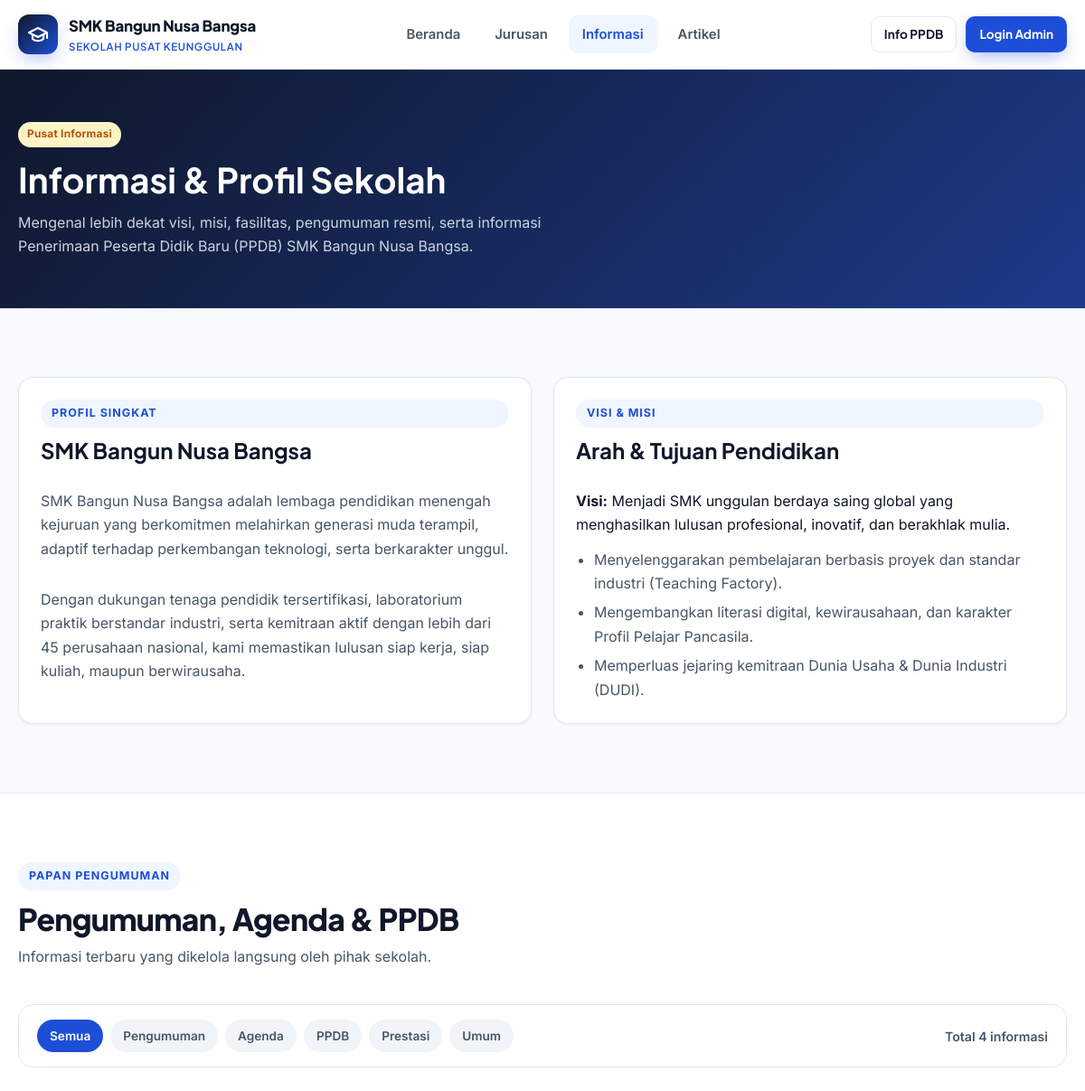
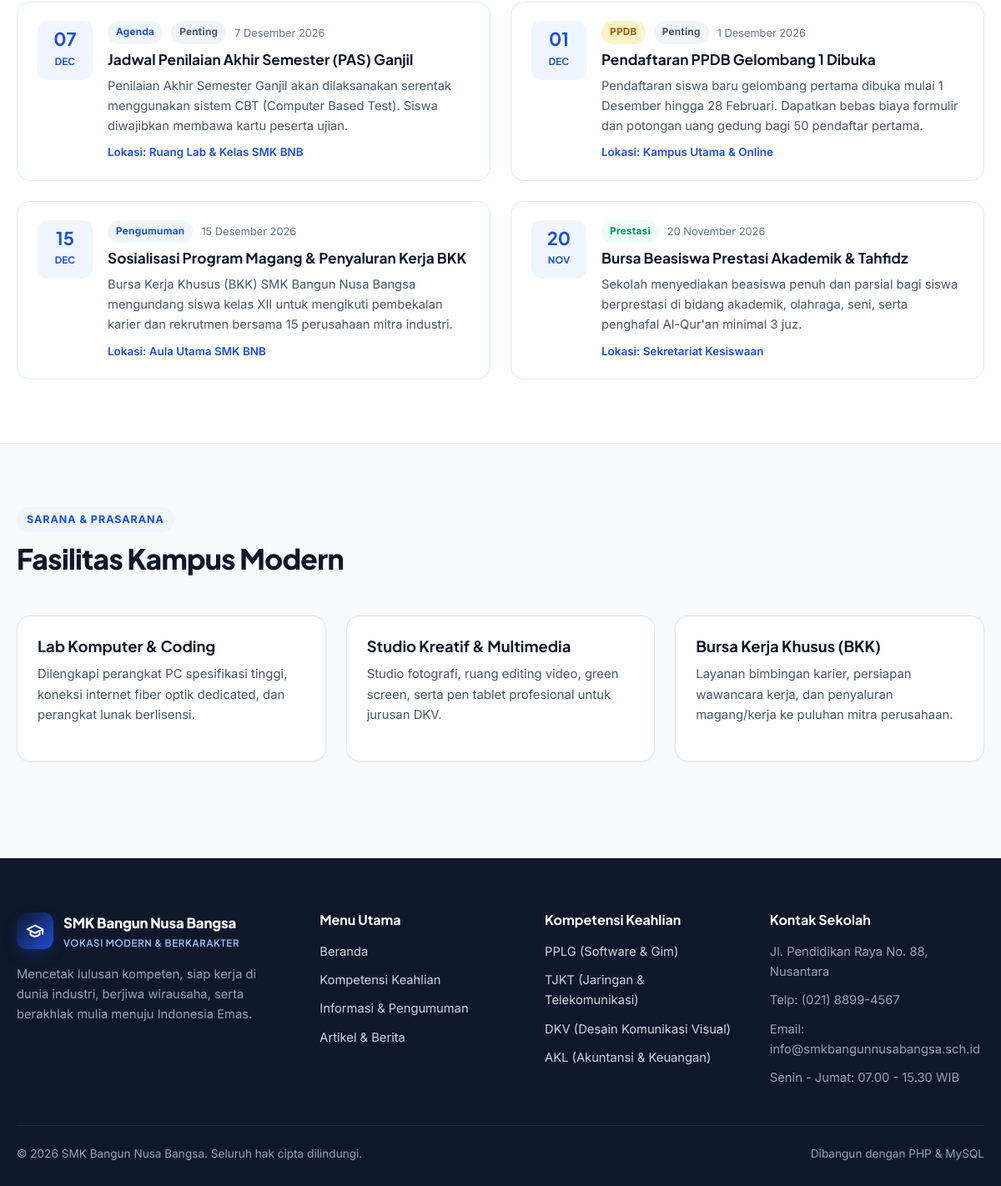
The app's page /informasi.php with its own data (2 pictures, top to bottom).
### tables this page shows
CREATE TABLE IF NOT EXISTS `informasi` (
  `id` INT AUTO_INCREMENT PRIMARY KEY,
  `judul` VARCHAR(180) NOT NULL,
  `kategori` ENUM('Pengumuman', 'Agenda', 'PPDB', 'Prestasi', 'Umum') DEFAULT 'Pengumuman',
  `isi` TEXT NOT NULL,
  `tanggal_mulai` DATE DEFAULT NULL,
  `lokasi` VARCHAR(150) DEFAULT NULL,
  `is_pinned` TINYINT(1) DEFAULT 0,
  `created_at` TIMESTAMP DEFAULT CURRENT_TIMESTAMP,
  `updated_at` TIMESTAMP DEFAULT CURRENT_TIMESTAMP ON UPDATE CURRENT_TIMESTAMP
);

### includes/functions.php (called while the page is built, shortened)
<?php
function e(?string $str): string
{
    return htmlspecialchars((string) $str, ENT_QUOTES, 'UTF-8');
}
function url(string $path = ''): string
{
    $path = ltrim($path, '/');
    return BASE_URL . ($path !== '' ? '/' . $path : '/');
}
function formatTanggal(?string $dateStr): string
{
    $bulan = [
        1 => 'Januari', 'Februari', 'Maret', 'April', 'Mei', 'Juni',
        'Juli', 'Agustus', 'September', 'Oktober', 'November', 'Desember'
    ];
    $ts = strtotime($dateStr);
    $d = date('j', $ts);
    $m = $bulan[(int) date('n', $ts)] ?? date('M', $ts);
    $y = date('Y', $ts);
    return "$d $m $y";
}

### informasi.php (the view, shortened to what this page needs)
<?php
require_once __DIR__ . '/includes/functions.php';
$pdo = getDB();
$kat = trim($_GET['kategori'] ?? '');
$allowedKat = ['Pengumuman', 'Agenda', 'PPDB', 'Prestasi', 'Umum'];
if ($kat !== '' && in_array($kat, $allowedKat, true)) {
    $stmt = $pdo->prepare("SELECT * FROM informasi WHERE kategori = :kat ORDER BY is_pinned DESC, tanggal_mulai DESC, id DESC");
    $stmt->execute([':kat' => $kat]);
    $infoList = $stmt->fetchAll();
} else {
    $kat = '';
    $infoList = $pdo->query("SELECT * FROM informasi ORDER BY is_pinned DESC, tanggal_mulai DESC, id DESC")->fetchAll();
}
include __DIR__ . '/includes/header.php';
?>
<section class="page-banner">
    <div class="container">
        <span class="badge badge-amber" style="margin-bottom:12px;">Pusat Informasi</span>
        <h1>Informasi &amp; Profil Sekolah</h1>
        <p>Mengenal lebih dekat visi, misi, fasilitas, pengumuman resmi, serta informasi Penerimaan Peserta Didik Baru (PPDB) SMK Bangun Nusa Bangsa.</p>
    </div>
</section>
<section class="section">
    <div class="container">
        <div class="grid-2" style="align-items:stretch;">
            <div class="card">
                <div class="card-body">
                    <span class="section-eyebrow">Profil Singkat</span>
                    <h2 style="font-size:1.5rem;margin-bottom:12px;">SMK Bangun Nusa Bangsa</h2>
                    <p style="color:var(--text-muted);margin-bottom:14px;">
                        SMK Bangun Nusa Bangsa adalah lembaga pendidikan menengah kejuruan yang berkomitmen melahirkan generasi muda terampil, adaptif terhadap perkembangan teknologi, serta berkarakter unggul.
                    </p>
                    <p style="color:var(--text-muted);margin-bottom:0;">
                        Dengan dukungan tenaga pendidik tersertifikasi, laboratorium praktik berstandar industri, serta kemitraan aktif dengan lebih dari 45 perusahaan nasional, kami memastikan lulusan siap kerja, siap kuliah, maupun berwirausaha.
                    </p>
                </div>
            </div>
            <div class="card">
                <div class="card-body">
                    <span class="section-eyebrow">Visi &amp; Misi</span>
                    <h2 style="font-size:1.5rem;margin-bottom:12px;">Arah &amp; Tujuan Pendidikan</h2>
                    <p style="margin-bottom:12px;"><strong>Visi:</strong> Menjadi SMK unggulan berdaya saing global yang menghasilkan lulusan profesional, inovatif, dan berakhlak mulia.</p>
                    <ul style="margin:0;padding-left:20px;color:var(--text-muted);display:grid;gap:6px;">
                        <li>Menyelenggarakan pembelajaran berbasis proyek dan standar industri (Teaching Factory).</li>
                        <li>Mengembangkan literasi digital, kewirausahaan, dan karakter Profil Pelajar Pancasila.</li>
                        <li>Memperluas jejaring kemitraan Dunia Usaha &amp; Dunia Industri (DUDI).</li>
                    </ul>
                </div>
            </div>
        </div>
    </div>
</section>
<section class="section section-alt" id="ppdb">
    <div class="container">
        <div class="section-header">
            <div>
                <span class="section-eyebrow">Papan Pengumuman</span>
                <h2>Pengumuman, Agenda &amp; PPDB</h2>
                <p>Informasi terbaru yang dikelola langsung oleh pihak sekolah.</p>
            </div>
        </div>
        <div class="filter-bar">
            <div class="pill-tabs">
                <a href="<?= e(url('informasi.php#ppdb')) ?>" class="pill-tab <?= $kat === '' ? 'active' : '' ?>">Semua</a>
                <?php foreach ($allowedKat as $item): ?>
                    <a href="<?= e(url('informasi.php?kategori=' . urlencode($item) . '#ppdb')) ?>" class="pill-tab <?= $kat === $item ? 'active' : '' ?>">
                        <?= e($item) ?>
                    </a>
                <?php endforeach; ?>
            </div>
            <div style="font-size:.88rem;color:var(--text-muted);font-weight:600;">
                Total <?= count($infoList) ?> informasi
            </div>
        </div>
        <?php if (empty($infoList)): ?>
            <div class="card" style="padding:40px;text-align:center;">
                <h3>Belum ada informasi pada kategori ini</h3>
            </div>
        <?php else: ?>
            <div class="grid-2">
                <?php foreach ($infoList as $info): ?>
                    <?php
                    $ts = $info['tanggal_mulai'] ? strtotime($info['tanggal_mulai']) : strtotime($info['created_at']);
                    ?>
                    <div class="info-card">
                        <div class="info-date-box">
                            <strong><?= e(date('d', $ts)) ?></strong>
                            <span><?= e(date('M', $ts)) ?></span>
                        </div>
                        <div style="flex:1;">
                            <div class="card-meta" style="margin-bottom:8px;">
                                <span class="badge <?= $info['kategori'] === 'PPDB' ? 'badge-amber' : ($info['kategori'] === 'Prestasi' ? 'badge-green' : 'badge-blue') ?>">
                                    <?= e($info['kategori']) ?>
                                </span>
                                <?php if (!empty($info['is_pinned'])): ?>
                                    <span class="badge badge-slate">Penting</span>
                                <?php endif; ?>
                                <?php if (!empty($info['tanggal_mulai'])): ?>
                                    <span><?= e(formatTanggal($info['tanggal_mulai'])) ?></span>
                                <?php endif; ?>
                            </div>
                            <h3 class="card-title" style="font-size:1.08rem;margin-bottom:8px;"><?= e($info['judul']) ?></h3>
                            <p style="margin:0 0 8px;color:var(--text-muted);font-size:.92rem;"><?= nl2br(e($info['isi'])) ?></p>
                            <?php if (!empty($info['lokasi'])): ?>
                                <div style="font-size:.84rem;color:var(--primary);font-weight:600;">
                                    Lokasi: <?= e($info['lokasi']) ?>
                                </div>
                            <?php endif; ?>
                        </div>
                    </div>
                <?php endforeach; ?>
            </div>
        <?php endif; ?>
    </div>
</section>
<section class="section">
    <div class="container">
        <div class="section-header">
            <div>
                <span class="section-eyebrow">Sarana &amp; Prasarana</span>
                <h2>Fasilitas Kampus Modern</h2>
            </div>
        </div>
        <div class="grid-3">
            <div class="card"><div class="card-body"><h3 class="card-title">Lab Komputer &amp; Coding</h3><p class="card-text">Dilengkapi perangkat PC spesifikasi tinggi, koneksi internet fiber optik dedicated, dan perangkat lunak berlisensi.</p></div></div>
            <div class="card"><div class="card-body"><h3 class="card-title">Studio Kreatif &amp; Multimedia</h3><p class="card-text">Studio fotografi, ruang editing video, green screen, serta pen tablet profesional untuk jurusan DKV.</p></div></div>
            <div class="card"><div class="card-body"><h3 class="card-title">Bursa Kerja Khusus (BKK)</h3><p class="card-text">Layanan bimbingan karier, persiapan wawancara kerja, dan penyaluran magang/kerja ke puluhan mitra perusahaan.</p></div></div>
        </div>
    </div>
</section>
<?php include __DIR__ . '/includes/footer.php'; ?>

### records on screen
informasi: tanggal_mulai "07", tanggal_mulai "DEC", kategori "Agenda", is_pinned "Penting", tanggal_mulai "7 Desember 2026", judul "Jadwal Penilaian Akhir Semester (PAS) Ganjil", isi "Penilaian Akhir Semester Ganjil akan dilaksanakan serentak menggunakan sistem CBT (Computer Based Test). Siswa diwajibkan membawa kartu peserta ujian.", lokasi "Ruang Lab & Kelas SMK BNB"
informasi: tanggal_mulai "01", tanggal_mulai "DEC", kategori "PPDB", is_pinned "Penting", tanggal_mulai "1 Desember 2026", judul "Pendaftaran PPDB Gelombang 1 Dibuka", isi "Pendaftaran siswa baru gelombang pertama dibuka mulai 1 Desember hingga 28 Februari. Dapatkan bebas biaya formulir dan potongan uang gedung bagi 50 pendaftar pertama.", lokasi "Kampus Utama & Online"
informasi: tanggal_mulai "15", tanggal_mulai "DEC", kategori "Pengumuman", tanggal_mulai "15 Desember 2026", judul "Sosialisasi Program Magang & Penyaluran Kerja BKK", isi "Bursa Kerja Khusus (BKK) SMK Bangun Nusa Bangsa mengundang siswa kelas XII untuk mengikuti pembekalan karier dan rekrutmen bersama 15 perusahaan mitra industri.", lokasi "Aula Utama SMK BNB"
informasi: tanggal_mulai "20", tanggal_mulai "NOV", kategori "Prestasi", tanggal_mulai "20 November 2026", judul "Bursa Beasiswa Prestasi Akademik & Tahfidz", isi "Sekolah menyediakan beasiswa penuh dan parsial bagi siswa berprestasi di bidang akademik, olahraga, seni, serta penghafal Al-Qur'an minimal 3 juz.", lokasi "Sekretariat Kesiswaan"

### other values on screen
$item "Pengumuman"
$item "Agenda"
$item "PPDB"
$item "Prestasi"
$item "Umum"
count($infoList) "4"
